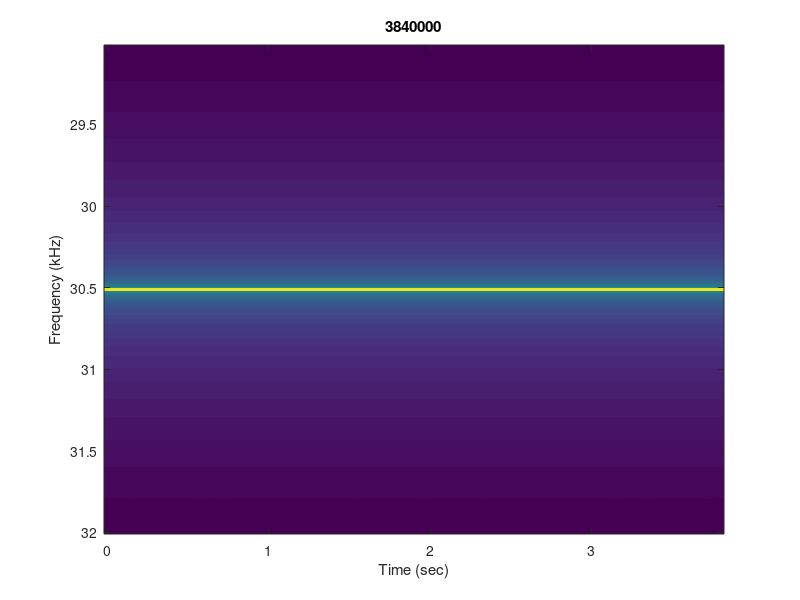
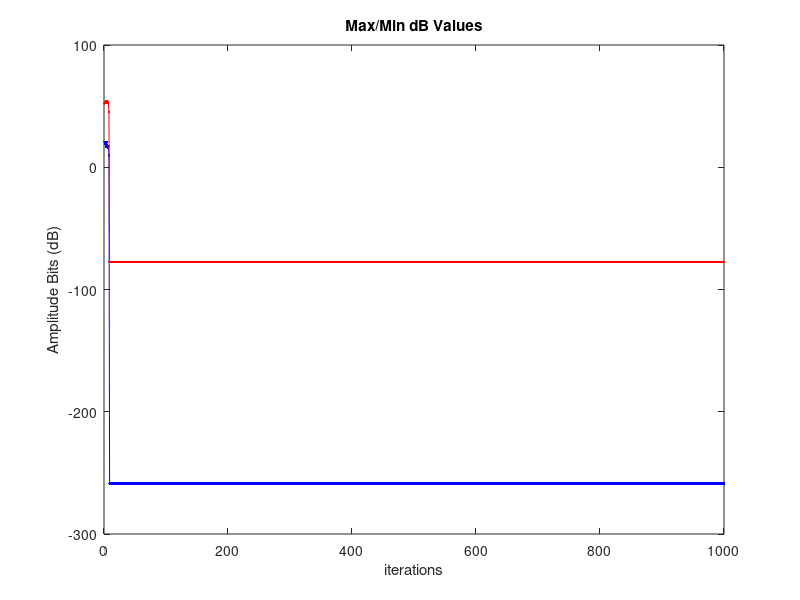

The MATLAB script that drew these images, in order:
% Thomas S. Murray
% 2014/09/30
%
% This simulation runs a constant amplitude sinusoid through the real-time
% ultrasound monitoring algorithm.  We look at an exactly represented
% frequency so that almost all the energy falls inside a single FFT bin.
% The hamming window spreads it out a little bit though.  To scale future
% FFTs using this data, set c_min = max @ 2.5 mV and c_max = max @ 2.5V.
%
% Results of running it to steady state:
%
% +---------+----------+----------+
% |  A (V)  | Min (dB) | Max (dB) |
% +---------+----------+----------+
% |  2.5E-4 | -258.67  | -77.3938 |
% |  2.5E-3 | -238.67  | -57.3938 |
% |  1.0    | -186.63  | - 5.3526 |
% |  2.5    | -178.67  |   2.6062 |
% +---------+----------+----------+
%
%
% Input Buffer Diagram:
%
%                     nib
% <---------------------------------------->
%
% |                   ib                   |
% +----------------------------------------+
%           |----------|
%               |----------|
%                   |----------|
%                    <----> <->
%                      no    na
%
% nfft = no + na
% no = length of overlap
% na = length of advance (must be a multiple of ns)
% ns = number of samples per frame (960/nc)
% nc = number of channels

clc;
clear all;
close all;
addpath('../pio/');

% configurable parameters
a_volts = 2.5E-4;
% a_volts = 2.5E-3;
% a_volts = 1.0;
% a_volts = 2.5;
nfft = 2^14;                    % length of the fft
nob = 100;                      % number of fft slices in the output buffer

% system parameters
Fs = 100E3;
nhw = 12;
ndw = 960;
nfw = nhw+ndw;
nc = 1;                         % number of channels (1 for ultrasound)

% signal parameters
f = (0:Fs/nfft:Fs/2);
fc = f(5000);
a_bits = (2^16)/5 * a_volts;
f_min = fc - 1.5E3;
f_max = fc + 1.5E3;
f_window = intersect(find(f>=f_min),find(f<=f_max));

% dependent parameters
po = 1/4;                       % percentage overlap (1/4 -> ~25%)
ns = ndw/nc;                    % number of samples per frame
na = round(po*nfft/ns)*ns;      % number of samples to advance (integer number of frames)                                
no = nfft - na;                 % number of samples to overlap
nib = 2*nfft;                   % number of samples in the input buffer

fprintf('FFT Length: %d\n',nfft);
fprintf('Advance: %d\n',na);
fprintf('Overlap: %d\n',no);
fprintf('Input Buffer Length: %d\n',nib);
fprintf('Output Buffer Length: %d\n',nob);

ib = randi([-32767 +32767],1,nib);
ob = nan(numel(f_window),nob);
w = hamming(nfft)'*2/nfft;

% set up figure(s)
fg = figure(1);
im = imagesc((0:nob-1)/Fs*na,f(f_window)/1E3,ob);
ylabel('Frequency (kHz)');
xlabel('Time (sec)');
ht = title(num2str(0));

% loop ad infinitum
last_stamp = 1;
last_frame = 1;
ib_idx = 0;
ob_idx = 1;
offset = 0;
num_iters = 1000;
dB_min = nan(num_iters,1);
dB_max = nan(num_iters,1);
for ii = 1:num_iters

    % make data:
    t = (offset + (0:na-1))/Fs;
    x5 = a_bits * sin(2*pi*fc*t) + 2^15;
    x5 = (x5-2^15)*5/2^16;
    offset = offset+na;
    
    % update the input buffer data
    if(ib_idx+na > nib)
        ib(ib_idx+1:nib) = x5(1:nib-ib_idx);
        ib(1:ib_idx+na-nib) = x5(nib-ib_idx+1:na);
    else
        ib(ib_idx+(1:na)) = x5;
    end
    
    % update the output buffer data
    if(ib_idx+nfft > nib)
        temp = 20*log10(abs(fft([ib(ib_idx+1:end) ib(1:ib_idx+nfft-nib)].*w)));
    else
        temp = 20*log10(abs(fft(ib(ib_idx+(1:nfft)).*w)));
    end
    ob(:,ob_idx) = temp(f_window);
    dB_min(ii) = min(temp(f_window));
    dB_max(ii) = max(temp(f_window));
    
    % update cdata
    set(ht,'string',num2str(offset));
    set(im,'cdata',ob);
    drawnow;
    
    % update input buffer index
    ib_idx = ib_idx + na;
    if(ib_idx>nib)
        ib_idx = ib_idx - nib;  
    end
    
    % update output buffer index
    if(ob_idx==nob)
        ob_idx = 1;
    else
        ob_idx = ob_idx + 1;
    end
    
end

dB_min(end)
dB_max(end)

figure(2);
plot(1:num_iters,dB_min,'b.-',1:num_iters,dB_max,'r.-');
xlabel('iterations');
ylabel('Amplitude Bits (dB)');
title('Max/Min dB Values');
